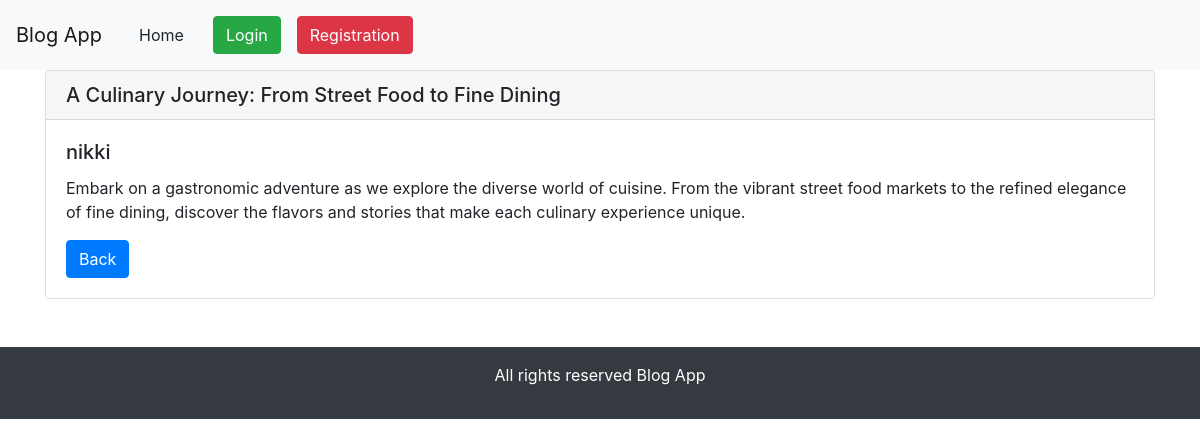
Screenshot of /blogdetail/8 with the database file from the repository.
### blog_app/models.py (models this page shows)
class BlogPost(models.Model):
    author = models.ForeignKey(User, on_delete=models.CASCADE)
    title = models.CharField(max_length=200)
    content = models.TextField()
    timestamp = models.DateTimeField(auto_now_add=True)

### blog_app/views.py (the view)
# urls.py: path('blogdetail/<int:pk>', views.detail.as_view(), name="detail"),
class detail(View):
    def get(self, request, pk):
        blog = BlogPost.objects.get(pk=pk)
        return render(request, 'blog_app/blogdetail.html',{'blog':blog})

### blog_app/templates/blog_app/blogdetail.html
{% extends "blog_app/base.html" %}
{% block content %}
<div class="container" >
    <div class="card">
        <h5 class="card-header">{{blog.title}}</h5>
        <div class="card-body">
          <h5 class="card-title">{{blog.author}}</h5>
          <p class="card-text">{{blog.content}}</p>
          <a href="{%url 'home' %}" class="btn btn-primary">Back</a>
        </div>
      </div>
</div>
{% endblock  %}

### rows the page displays
BlogPost: title "A Culinary Journey: From Street Food to Fine Dining", author "nikki", content "Embark on a gastronomic adventure as we explore the diverse world of cuisine. From the vibrant street food markets to the refined elegance of fine dining, discover the flavors and stories that make each culinary experience unique."
